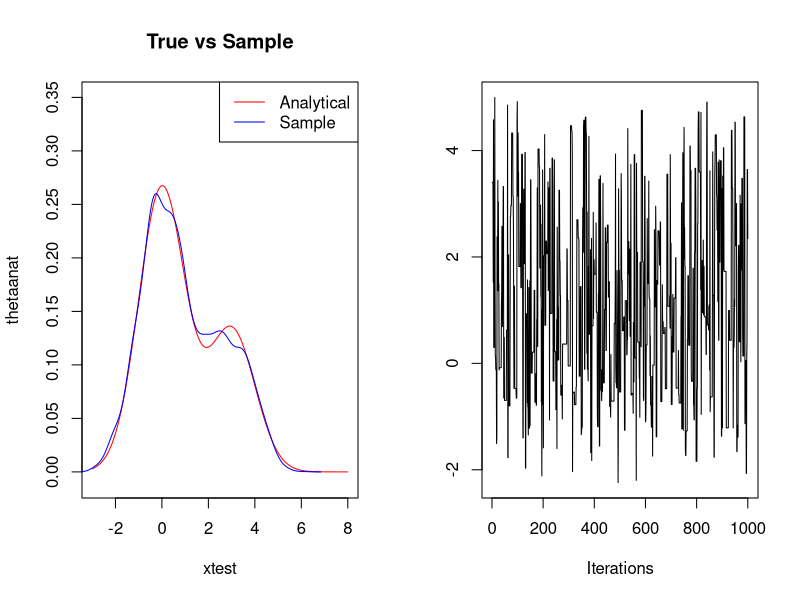
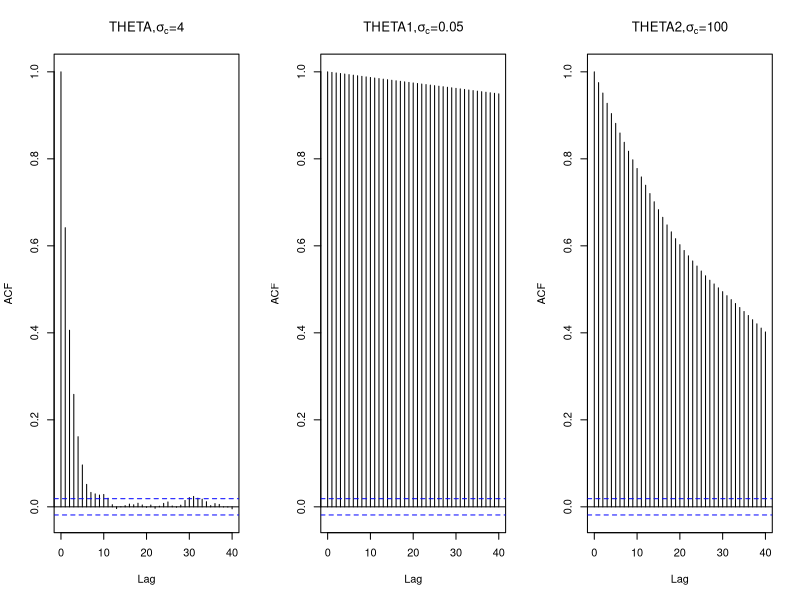

The R script that drew these images, in order:
library('coda')
numit<-11000      #burn in 1000
#vector to store results
theta.start<-0.5;  #initial value for theta

dist<-function(x){
  y<-(exp(-0.5*(x^2))+0.5*exp(-0.5*((x-3)^2)))
  return(y);
}
msamp<-function(numit,theta.start,sigcand){
  THETA<-rep(0,numit);
  accept<-0;        #acceptance rate
  theta.now<-theta.start;
  for(i in 1: numit){
    theta.new<-rnorm(1,theta.now, sigcand)
    priornew<-log(dist(theta.new))
    priornow<-log(dist(theta.now))
    lograte<- priornew - priornow
    logu<-log(runif(1))
    
    if(lograte > logu){
      theta.now<-theta.new
      accept<-accept+1
    }
    THETA[i]<-theta.now
  }
  accrate = accept/numit; #Rate of acceptance
  return(list(THETA,accrate))
}


msample<-msamp(numit,theta.start,sigcand=4)
THETA<-msample[[1]]
accrate<-msample[[2]]
accrate


#Plots
xtest<-seq(-3,8,length=1000);
thetaanat<-(2/(3*sqrt(2*pi)))*(exp(-0.5*(xtest^2))+0.5*exp(-0.5*((xtest-3)^2)));
thetasam<-density(THETA[1001:11000])

par(mfrow=c(1,2))
plot(xtest,thetaanat, col="red",type="l",main="True vs Sample",ylim=c(-0.01,0.35) )
lines(thetasam,col="blue")
legend('topright',c("Analytical","Sample"),col=c('red','blue'),lty=c(1,1))

traceplot(mcmc(THETA[1001:2000]))


#Change sigma_c
msample1<-msamp(numit,theta.start,sigcand=0.05)
THETA1<-msample1[[1]]
accrate1<-msample1[[2]]
accrate1

#Change sigma_c
msample2<-msamp(numit,theta.start,sigcand=100)
THETA2<-msample2[[1]]
accrate2<-msample2[[2]]
accrate2

#ACF
par(mfrow=c(1,3))
acf(ts(THETA),main=expression(paste('THETA,',sigma[c],"=4")))
acf(ts(THETA1),main=expression(paste('THETA1,',sigma[c],"=0.05")))
acf(ts(THETA2),main=expression(paste('THETA2,',sigma[c],"=100")))
